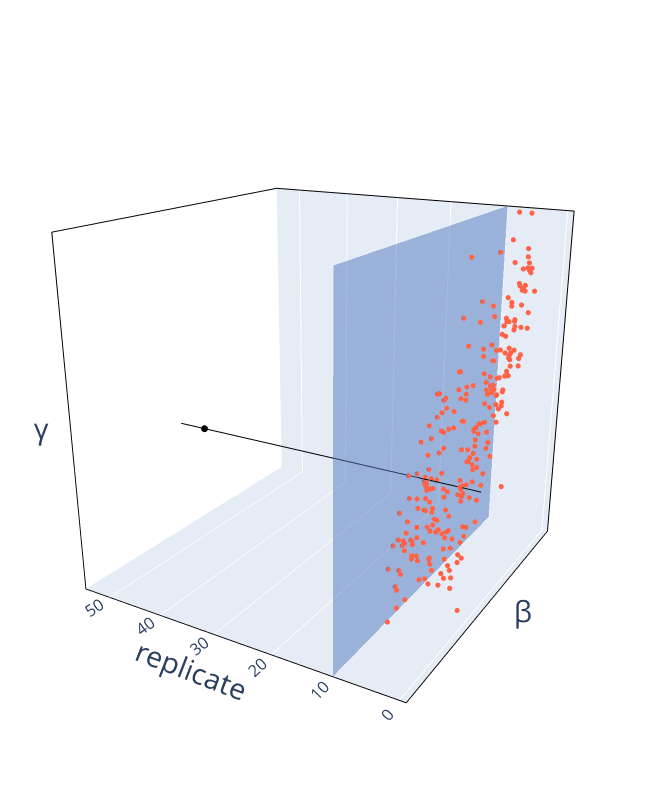

Notebook source saved alongside this figure:
### Markdown cell above
(JO) For Figure 7, current idea is to have two figures, one for the main paper and one for the appendix

* Main paper, Show 2 3d panels for fHet and aCRN (the top two performers) and 2 top down (2d) panels for them demonstrating the theta spread in the aCRN compared to fHet
* Appendix, show the 6 panel 3d figure that we currently have in the main paper, we can also include the top down view for all 6 in the appendix.

### Code cell
import importlib
import create_3d_plot_single #import the module here, so that it can be reloaded.
importlib.reload(create_3d_plot_single)
from create_3d_plot_single import plot_single_3d # or whatever name you want.

method = "aCRN"
# fig = plot_single_3d(dfx, method=method, outfile=method+"_def.png")
fig = plot_single_3d(dfx, method=method, width=660, height = 800, outfile=method+"_660_800.png",
                    dot_size=3,
                     eye_dict=dict(x=1.3, y=-2.2, z=0.9),
                     margin_dict=dict(l=0, r=0, t=0, b=0))

### Figure 1 — Plotly figure (JSON) as saved in the notebook; plotly's stock layout.template omitted (floating-point values rounded to 4 significant figures; data arrays with more than 128 entries replaced by an {"elided": "..."} marker saying what was removed)
{"data": [{"marker": {"color": "tomato", "opacity": 1, "size": 3}, "mode": "markers", "showlegend": false, "type": "scatter3d", "x": {"elided": "250 int values"}, "y": {"elided": "250 float values"}, "z": {"elided": "250 float values"}}, {"marker": {"color": "black", "size": 4}, "mode": "markers", "showlegend": false, "type": "scatter3d", "x": [50], "y": [0.45], "z": [0.35]}, {"marker": {"color": "black", "size": 2}, "mode": "lines", "showlegend": false, "type": "scatter3d", "x": [0.0, 1.0, 2.0, 3.0, 4.0, 5.0, 6.0, 7.0, 8.0, 9.0, 10.0, 11.0, 12.0, 13.0, 14.0, 15.0, 16.0, 17.0, 18.0, 19.0, 20.0, 21.0, 22.0, 23.0, 24.0, 25.0, 26.0, 27.0, 28.0, 29.0, 30.0, 31.0, 32.0, 33.0, 34.0, 35.0, 36.0, 37.0, 38.0, 39.0, 40.0, 41.0, 42.0, 43.0, 44.0, 45.0, 46.0, 47.0, 48.0, 49.0, 50.0, 51.0, 52.0, 53.0, 54.0, 55.0], "y": [0.45, 0.45, 0.45, 0.45, 0.45, 0.45, 0.45, 0.45, 0.45, 0.45, 0.45, 0.45, 0.45, 0.45, 0.45, 0.45, 0.45, 0.45, 0.45, 0.45, 0.45, 0.45, 0.45, 0.45, 0.45, 0.45, 0.45, 0.45, 0.45, 0.45, 0.45, 0.45, 0.45, 0.45, 0.45, 0.45, 0.45, 0.45, 0.45, 0.45, 0.45, 0.45, 0.45, 0.45, 0.45, 0.45, 0.45, 0.45, 0.45, 0.45, 0.45, 0.45, 0.45, 0.45, 0.45, 0.45], "z": [0.35, 0.35, 0.35, 0.35, 0.35, 0.35, 0.35, 0.35, 0.35, 0.35, 0.35, 0.35, 0.35, 0.35, 0.35, 0.35, 0.35, 0.35, 0.35, 0.35, 0.35, 0.35, 0.35, 0.35, 0.35, 0.35, 0.35, 0.35, 0.35, 0.35, 0.35, 0.35, 0.35, 0.35, 0.35, 0.35, 0.35, 0.35, 0.35, 0.35, 0.35, 0.35, 0.35, 0.35, 0.35, 0.35, 0.35, 0.35, 0.35, 0.35, 0.35, 0.35, 0.35, 0.35, 0.35, 0.35]}, {"colorscale": [[0, "cornflowerblue"], [1, "cornflowerblue"]], "opacity": 0.5, "showlegend": false, "showscale": false, "surfacecolor": [[0.0, 0.0, 0.0, 0.0, 0.0, 0.0, 0.0, 0.0, 0.0, 0.0], [0.0, 0.0, 0.0, 0.0, 0.0, 0.0, 0.0, 0.0, 0.0, 0.0], [0.0, 0.0, 0.0, 0.0, 0.0, 0.0, 0.0, 0.0, 0.0, 0.0], [0.0, 0.0, 0.0, 0.0, 0.0, 0.0, 0.0, 0.0, 0.0, 0.0], [0.0, 0.0, 0.0, 0.0, 0.0, 0.0, 0.0, 0.0, 0.0, 0.0], [0.0, 0.0, 0.0, 0.0, 0.0, 0.0, 0.0, 0.0, 0.0, 0.0], [0.0, 0.0, 0.0, 0.0, 0.0, 0.0, 0.0, 0.0, 0.0, 0.0], [0.0, 0.0, 0.0, 0.0, 0.0, 0.0, 0.0, 0.0, 0.0, 0.0], [0.0, 0.0, 0.0, 0.0, 0.0, 0.0, 0.0, 0.0, 0.0, 0.0], [0.0, 0.0, 0.0, 0.0, 0.0, 0.0, 0.0, 0.0, 0.0, 0.0]], "type": "surface", "x": [[10.0, 10.0, 10.0, 10.0, 10.0, 10.0, 10.0, 10.0, 10.0, 10.0], [10.0, 10.0, 10.0, 10.0, 10.0, 10.0, 10.0, 10.0, 10.0, 10.0], [10.0, 10.0, 10.0, 10.0, 10.0, 10.0, 10.0, 10.0, 10.0, 10.0], [10.0, 10.0, 10.0, 10.0, 10.0, 10.0, 10.0, 10.0, 10.0, 10.0], [10.0, 10.0, 10.0, 10.0, 10.0, 10.0, 10.0, 10.0, 10.0, 10.0], [10.0, 10.0, 10.0, 10.0, 10.0, 10.0, 10.0, 10.0, 10.0, 10.0], [10.0, 10.0, 10.0, 10.0, 10.0, 10.0, 10.0, 10.0, 10.0, 10.0], [10.0, 10.0, 10.0, 10.0, 10.0, 10.0, 10.0, 10.0, 10.0, 10.0], [10.0, 10.0, 10.0, 10.0, 10.0, 10.0, 10.0, 10.0, 10.0, 10.0], [10.0, 10.0, 10.0, 10.0, 10.0, 10.0, 10.0, 10.0, 10.0, 10.0]], "y": [[0.0, 0.1111, 0.2222, 0.3333, 0.4444, 0.5556, 0.6667, 0.7778, 0.8889, 1.0], [0.0, 0.1111, 0.2222, 0.3333, 0.4444, 0.5556, 0.6667, 0.7778, 0.8889, 1.0], [0.0, 0.1111, 0.2222, 0.3333, 0.4444, 0.5556, 0.6667, 0.7778, 0.8889, 1.0], [0.0, 0.1111, 0.2222, 0.3333, 0.4444, 0.5556, 0.6667, 0.7778, 0.8889, 1.0], [0.0, 0.1111, 0.2222, 0.3333, 0.4444, 0.5556, 0.6667, 0.7778, 0.8889, 1.0], [0.0, 0.1111, 0.2222, 0.3333, 0.4444, 0.5556, 0.6667, 0.7778, 0.8889, 1.0], [0.0, 0.1111, 0.2222, 0.3333, 0.4444, 0.5556, 0.6667, 0.7778, 0.8889, 1.0], [0.0, 0.1111, 0.2222, 0.3333, 0.4444, 0.5556, 0.6667, 0.7778, 0.8889, 1.0], [0.0, 0.1111, 0.2222, 0.3333, 0.4444, 0.5556, 0.6667, 0.7778, 0.8889, 1.0], [0.0, 0.1111, 0.2222, 0.3333, 0.4444, 0.5556, 0.6667, 0.7778, 0.8889, 1.0]], "z": [[0.0, 0.0, 0.0, 0.0, 0.0, 0.0, 0.0, 0.0, 0.0, 0.0], [0.1111, 0.1111, 0.1111, 0.1111, 0.1111, 0.1111, 0.1111, 0.1111, 0.1111, 0.1111], [0.2222, 0.2222, 0.2222, 0.2222, 0.2222, 0.2222, 0.2222, 0.2222, 0.2222, 0.2222], [0.3333, 0.3333, 0.3333, 0.3333, 0.3333, 0.3333, 0.3333, 0.3333, 0.3333, 0.3333], [0.4444, 0.4444, 0.4444, 0.4444, 0.4444, 0.4444, 0.4444, 0.4444, 0.4444, 0.4444], [0.5556, 0.5556, 0.5556, 0.5556, 0.5556, 0.5556, 0.5556, 0.5556, 0.5556, 0.5556], [0.6667, 0.6667, 0.6667, 0.6667, 0.6667, 0.6667, 0.6667, 0.6667, 0.6667, 0.6667], [0.7778, 0.7778, 0.7778, 0.7778, 0.7778, 0.7778, 0.7778, 0.7778, 0.7778, 0.7778], [0.8889, 0.8889, 0.8889, 0.8889, 0.8889, 0.8889, 0.8889, 0.8889, 0.8889, 0.8889], [1.0, 1.0, 1.0, 1.0, 1.0, 1.0, 1.0, 1.0, 1.0, 1.0]]}], "layout": {"annotations": [{"font": {"size": 24}, "showarrow": false, "text": "", "x": 0.5, "xref": "paper", "y": 0.85, "yref": "paper"}], "font": {"size": 24}, "height": 800, "margin": {"b": 0, "l": 0, "r": 0, "t": 0}, "paper_bgcolor": "white", "scene": {"aspectmode": "cube", "bgcolor": "white", "camera": {"eye": {"x": 1.3, "y": -2.2, "z": 0.9}, "up": {"x": 0, "y": 0, "z": 1}}, "xaxis": {"backgroundcolor": "white", "linecolor": "black", "linewidth": 2, "mirror": true, "range": [55, -1], "showgrid": true, "showline": true, "showticklabels": true, "tickfont": {"size": 14}, "title": {"text": "replicate"}, "zeroline": false}, "yaxis": {"backgroundcolor": "light gray", "linecolor": "black", "linewidth": 2, "mirror": true, "range": [0, 1], "showgrid": false, "showline": true, "showticklabels": false, "title": {"text": "β"}, "zeroline": false}, "zaxis": {"backgroundcolor": "light gray", "linecolor": "black", "linewidth": 2, "mirror": true, "range": [0, 1], "showgrid": false, "showline": true, "showticklabels": false, "title": {"text": "γ"}, "zeroline": false}}, "width": 660}}
